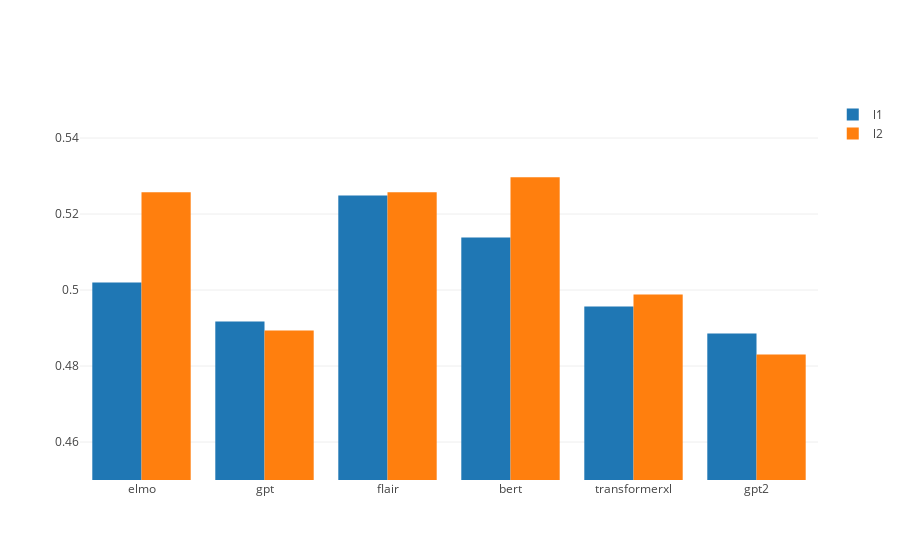

The cell this chart's notebook holds for it:
### Markdown cell above
<hr>

## Selecting a regularization technique

### Code cell
with open('results.json') as json_data:
    results = json.load(json_data)
    
    # Fasttext results are only used as a benchmark for neural classification, therefore can be left out 
    del results['fasttext']
    
    data = [go.Bar(
        x = list(results.keys()),
        y = [results[embedding]['3']['logres'][reg]['max'] for embedding in results.keys()],
        name = reg
    ) for reg in ['l1', 'l2']]
    
    # Test set accuracies on logistic regression with different regularization types
    layout = go.Layout(
        barmode = 'group',
        yaxis=dict(
            range=[0.45, 0.55]
        )
    )

    fig = go.Figure(data = data, layout = layout)
    iplot(fig)

### Figure 1 — Plotly figure (JSON) as saved in the notebook; plotly's stock layout.template omitted (floating-point values rounded to 4 significant figures)
{"data": [{"name": "l1", "type": "bar", "uid": "f5705680-15e3-4594-bb4c-e0eb6134cdf3", "x": ["elmo", "gpt", "flair", "bert", "transformerxl", "gpt2"], "y": [0.502, 0.4917, 0.5249, 0.5138, 0.4957, 0.4885]}, {"name": "l2", "type": "bar", "uid": "e1dbcf44-28dc-4955-9425-f4de8f69a6d7", "x": ["elmo", "gpt", "flair", "bert", "transformerxl", "gpt2"], "y": [0.5257, 0.4893, 0.5257, 0.5296, 0.4988, 0.483]}], "layout": {"barmode": "group", "yaxis": {"range": [0.45, 0.55]}}}
